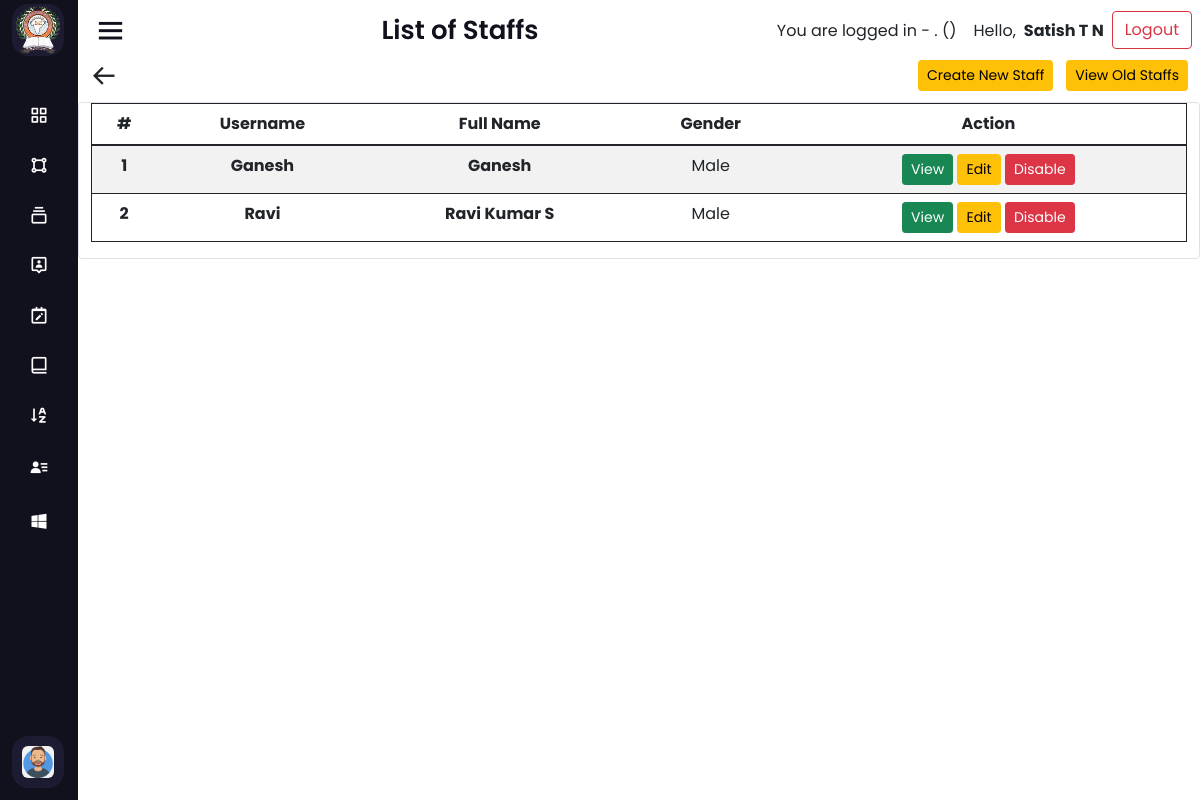
Screenshot of /staffs (signed in) with the database file from the repository.
### accounts/models.py (models this page shows, shortened)
class CustomUser(AbstractUser):
    email = None
    first_name = None
    last_name = None
    role = models.PositiveIntegerField(choices = role_choices, null=True)
    is_classTeacher = models.BooleanField(default=False)
    USERNAME_FIELD = 'username'
    REQUIRED_FIELDS = []
    objects = CustomUserManager()

class Teacher(models.Model):
    user_id = models.OneToOneField(CustomUser,primary_key=True,on_delete=models.CASCADE)
    full_name = models.CharField(max_length=255, blank=True)
    date_of_birth = models.DateField(auto_now=False, auto_now_add=False, blank=True, null=True)
    gender = models.IntegerField(choices = gender_choices, blank=True, null=True)
    email_id = models.EmailField(max_length=255, blank=True, null=True)
    phone_number = models.CharField(max_length=255, blank=True, null=True)
    blood_group = models.CharField(max_length=10, choices = blood_choices, null=True, blank=True)
    aadhaar_number = models.CharField(max_length=255, blank=True, null=True)
    present_address = models.TextField(blank=True, null=True)
    permanent_address = models.TextField(blank=True, null=True)
    profile_pic = models.ImageField(upload_to=None, height_field=None, width_field=None, max_length=None,blank=True, null=True)
    started_date = models.DateField(auto_now=False, auto_now_add=False, blank=True, null=True)
    end_date = models.DateField(auto_now=False, auto_now_add=False, null=True, blank=True)
    handling_subjects = models.CharField(max_length=255, blank=True, null=True)
    created_at = models.DateTimeField(auto_now=True)
    updated_at = models.DateTimeField(auto_now_add=True)
    REQUIRED_FIELDS = ['user_id']

class Staff(models.Model):
    user_id = models.OneToOneField(CustomUser,primary_key=True,on_delete=models.CASCADE)
    full_name = models.CharField(max_length=255, blank=True)
    date_of_birth = models.DateField(auto_now=False, auto_now_add=False, blank=True, null=True)
    gender = models.IntegerField(choices = gender_choices, blank=True, null=True)
    email_id = models.EmailField(max_length=255, blank=True, null=True)
    phone_number = models.CharField(max_length=255, blank=True, null=True)
    blood_group = models.CharField(max_length=10, choices = blood_choices, null=True, blank=True)
    aadhaar_number = models.CharField(max_length=255, blank=True, null=True)
    present_address = models.TextField(blank=True, null=True)
    permanent_address = models.TextField(blank=True, null=True)
    profile_pic = models.ImageField(upload_to=None, height_field=None, width_field=None, max_length=None,blank=True, null=True)
    started_date = models.DateField(auto_now=False, auto_now_add=False, blank=True, null=True)
    end_date = models.DateField(auto_now=False, auto_now_add=False, null=True, blank=True)
    created_at = models.DateTimeField(auto_now=True)
    updated_at = models.DateTimeField(auto_now_add=True)
    REQUIRED_FIELDS = ['user_id']

### accounts/views.py (the view)
# urls.py: path('staffs', views.Staffs.as_view(), name="staffs"),
class Staffs(ListView):
    model = Staff
    template_name = 'accounts/staffs.html'
    def get_context_data(self, **kwargs):
        context = super().get_context_data(**kwargs)
        context['staffs'] = self.get_queryset()
        return context
    def get_queryset(self, *args, **kwargs):
        staffs = Staff.objects.filter(end_date=None)
        return staffs

### templates/accounts/staffs.html (shortened to what this page needs)
{% extends 'home/dashboard.html' %}
{% load static %}
{% load bootstrap %}
{% block pageHeader %}
List of Staffs
{% endblock %}
{% block dashboard %}
<div class="container">
    <div class="row">
        <div class="col ">
            <a href="{{request.META.HTTP_REFERER|escape}}"
                class='h3 bx bx-arrow-back text-decoration-none text-dark'></a>
        </div>
        <div class="col text-end">
            {% if request.user.is_superuser %}
            <a href="{% url 'staff-signup' %}" class="btn btn-warning btn-sm">Create New Staff</a> &nbsp;
            {% endif %}
            <a href="{% url 'oldStaffs' %}" class="btn btn-warning btn-sm">View Old Staffs</a>
        </div>
    </div>
</div>
<div class="container table-responsive table-responsive-md table-responsive-lg table-responsive-x border rounded">
    <table id="myTable" class="table table-hover table-striped border border-dark rounded text-center caption-top ">
        <thead>
            <tr>
                <th scope="col">#</th>
                <th scope="col">Username</th>
                <th scope="col">Full Name</th>
                <th scope="col">Gender</th>
                <th scope="col">Action</th>
            </tr>
        </thead>
        <tbody>
            {% for t in staffs %}
            <tr class="mx-auto">
                <th scope="row">{{ forloop.counter }}</th>
                <td class="fw-bold">{{t.user_id|capfirst}}<br></td>
                <td class="fw-bold">{{t.full_name|capfirst}}<br></td>
                <td>
                    {% if t.gender == 1 %}
                    Male
                    {% elif t.gender == 2 %}
                    Female
                    {% else %}
                    Other
                    {% endif %}
                </td>
                <td><a href="{% url 'staffProfileView' pk=t.user_id %}" class="btn btn-sm btn-success">View</a>
                {% if request.user.is_superuser %}
                    <a href="{% url 'staffProfileEdit' t.user_id %}" class="btn btn-sm btn-warning">Edit</a>
                        {% if t.user_id.is_active == True %}
                            <a href="{% url 'disable-staff' t.user_id %}" class="btn btn-sm btn-danger">Disable</a></td>
                        {% else %}
                            <a href="{% url 'enable-staff' t.user_id %}" class="btn btn-sm btn-primary">Enable</a></td>
                        {% endif %}
                {% endif %}
            </tr>
            {% endfor %}
        </tbody>
    </table>
</div>
{% endblock %}

### templates/home/dashboard.html (shortened to what this page needs)
{% extends 'home/base.html' %}
{% load static %}
{% block link %}
<link href='https://unpkg.com/boxicons@2.0.9/css/boxicons.min.css' rel='stylesheet'>
<link href="{% static 'dashboard/css.css' %}" rel='stylesheet'>
{% endblock %}
{% block body %}
{% if request.user.is_authenticated %}
<div class="sidebar close">
    <div class="logo-details">
        <div class="school-logo">
            <img src="{% static 'dashboard/logo.png' %}" alt="profileImg">
        </div>
    </div>
    {% if request.user.role == 1 %}
    <ul class="nav-links">
        <li>
            <a href="{% url 'dashboard' %}">
                <i class='bx bx-grid-alt'></i>
                <span class="link_name">Profile</span>
            </a>
            <ul class="sub-menu blank">
                <li><a class="link_name" href="{% url 'dashboard' %}">
                        Dashboard
                    </a></li>
            </ul>
        </li>
        <li>
            <a href="{% url 'batches' %}">
                <i class='bx bx-collection'></i>
                <span class="link_name">My Results</span>
            </a>
            <ul class="sub-menu blank">
                <li>
                    <a class="link_name" href="{% url 'batches' %}">
                        My Results
                    </a>
                </li>
            </ul>
        </li>
        <li>
            <div class="profile-details">
                <div class="profile-content">
                    {% if current_user.profile_pic.url %}
                    <img src="{{current_user.profile_pic.url}}" alt="profileImg">
                    {% else %}
                    <img src="{% static 'dashboard/avatar.png' %}" alt="profileImg">
                    {% endif %}
                </div>
                <div class="name-job">
                    <div class="profile_name">{{ current_user }}</div>
                    <div class="job">
                        Student
                    </div>
                </div>
                <a href="{% url 'logout' %}"><i class='bx bx-log-out'></i></a>
            </div>
        </li>
    </ul>
    {% elif request.user.role == 2 and request.user.is_superuser == True%}
    <ul class="nav-links">
        <li>
            <a href="{% url 'dashboard' %}">
                <i class='bx bx-grid-alt'></i>
            </a>
        </li>
        <li>
            <a href="{% url 'batches' %}">
                <i class='bx bx-shape-square'></i>
            </a>
        </li>
        <li>
            <a href="{% url 'classes' %}">
                <i class='bx bx-collection'></i>
            </a>
        </li>
        <li>
            <div class="iocn-link">
                <a href="{% url 'teachers' %}">
                    <i class='bx bx-user-pin'></i>
                </a>
            </div>
        </li>
        <li>
            <div class="iocn-link">
                <a href="{% url 'assessmentTypes' %}">
                    <i class='bx bx-calendar-edit'></i>
                </a>
            </div>
        </li>
        <li>
            <div class="iocn-link">
                <a href="{% url 'subjects' %}">
                    <i class='bx bx-book-alt'></i>
                </a>
            </div>
        </li>
        <li>
            <a href="{% url 'attendance-classes' %}">
                <i class='bx bx-sort-a-z'></i>
            </a>
        </li>
        <li>
            <a href="{% url 'teacher-allocation' %}">
                <i class='bx bxs-user-detail'></i>
            </a>
        </li>
        <li>
            <a href="{% url 'attendance-classes' %}">
                <i class='bx bxl-windows'></i>
            </a>
        </li>
        <li>
            <div class="profile-details">
                <div class="profile-content">
                    {% if current_user.profile_pic.url %}
                    <img src="{{current_user.profile_pic.url}}" alt="profileImg">
                    {% else %}
                    <img src="{% static 'dashboard/avatar.png' %}" alt="profileImg">
                    {% endif %}
                </div>
            </div>
        </li>
    </ul>
    {% endif %}
</div>
<section class="home-section">
    <div class="home-content navbar">
        <i class='bx bx-menu'></i>
        <span class="text">
            {% block pageHeader %}{% endblock %}
        </span>
        <div class="d-flex">
            <span class="pt-2 me-2">
                You are logged in {{request.user_agent.os.family}} - {{request.user_agent.os.version_string}}.
                ({{request.user_agent.browser.family}})
                &nbsp;&nbsp;
                Hello, </span>
            <span class="fw-bold pt-2 me-2">{{ user.teacher.full_name}}</span>
            <a href="{% url 'logout' %}" class="btn btn-outline-danger me-2" type="submit">Logout</a>
        </div>
    </div>
    {% block dashboard %}
    {% endblock %}
</section>
{% endif %}
{% endblock %}

### static/dashboard/css.css (style rules this page uses)
* { margin: 0; padding: 0; box-sizing: border-box; font-family: 'Poppins', sans-serif; }
.sidebar { position: fixed; top: 0; left: 0; height: 100%; width: 260px; background: #11101d; z-index: 100; transition: all 0.5s ease; }
.sidebar.close { width: 78px; }
.sidebar .logo-details { height: 60px; width: 100%; display: flex; align-items: center; }
.sidebar .nav-links { height: 100%; padding: 30px 0 150px 0; overflow: auto; }
.sidebar.close .nav-links { overflow: visible; }
.sidebar .nav-links li { position: relative; list-style: none; transition: all 0.4s ease; }
.sidebar .nav-links li .iocn-link { display: flex; align-items: center; justify-content: space-between; }
.sidebar.close .nav-links li .iocn-link { display: block }
.sidebar .nav-links li i { height: 50px; min-width: 78px; text-align: center; line-height: 50px; color: #fff; font-size: 20px; cursor: pointer; transition: all 0.3s ease; }
.sidebar .nav-links li a { display: flex; align-items: center; text-decoration: none; }
.sidebar .profile-details { position: fixed; bottom: 0; width: 260px; display: flex; align-items: center; justify-content: space-between; background: #1d1b31; padding: 12px 0; transition: all 0.5s ease; }
.sidebar.close .profile-details { background: none; }
.sidebar.close .profile-details { width: 78px; }
.sidebar .profile-details .profile-content { display: flex; align-items: center; }
.sidebar .profile-details img { height: 52px; width: 52px; object-fit: cover; border-radius: 16px; margin: 0 14px 0 12px; background: #1d1b31; transition: all 0.5s ease; }
.school-logo img { height: 52px; width: 52px; object-fit: cover; border-radius: 16px; margin: 0 14px 0 12px; background: #1d1b31; transition: all 0.5s ease; }
.sidebar.close .profile-details img { padding: 10px; }
.home-section { position: relative; background: #fff; height: 100vh; left: 260px; width: calc(100% - 260px); transition: all 0.5s ease; }
.sidebar.close ~ .home-section { left: 78px; width: calc(100% - 78px); }
.home-section .home-content { height: 60px; display: flex; align-items: center; }
.home-section .home-content .bx-menu, .home-section .home-content .text { color: #11101d; font-size: 35px; }
.home-section .home-content .bx-menu { margin: 0 15px; cursor: pointer; }
.home-section .home-content .text { font-size: 26px; font-weight: 600; }

### rows the page displays
CustomUser: teacher.full_name "Satish T N"
Staff: user_id "Ganesh", full_name "Ganesh", gender "Male", shows "Disable"
Staff: user_id "Ravi", full_name "Ravi Kumar S", gender "Male", shows "Disable"
